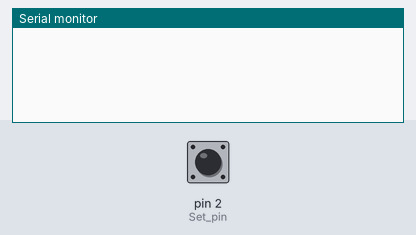
The sketch below on a simulated Arduino Uno, built with avr-gcc and run on an emulated ATmega328P. On the bench: the last lines printed to the serial monitor. The inputs (shaded band) are chosen by the test bench; at power-on: pin 2 (Set_pin) LOW.

Above: at 1.2 s.
1.3 s: pin 2 (Set_pin) pulled HIGH for 0.15 s
At 2.0 s:
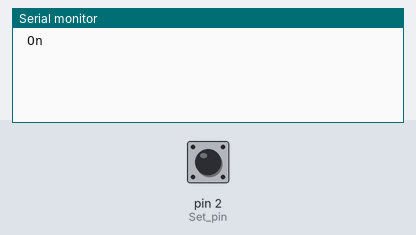
2.9 s: pin 2 (Set_pin) pulled HIGH for 1 s
At 4.4 s:
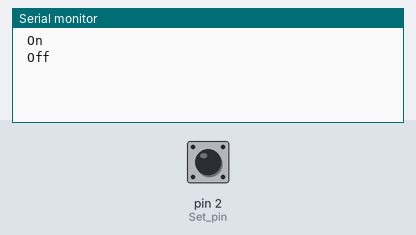

The sketch:

buttonPush.ino
```cpp
int onOffState = LOW; // Variable to hold current button state
int numberButtonPushes = 0;
int lastButtonState = LOW; // The previous reading from the input pin
int buttonState;

// Debounce variables
long lastDebounceTime = 0;
long debounceDelay = 50;


void setup () {
  Serial.begin(9600);
  pinMode(2, INPUT);          // Set pin #2 to accept input
}

void loop () {
  int reading = digitalRead(2);    // Set buttonValue to digital output of pin 2

  // If the switch changed, due to noise or pressing:
  if (reading != lastButtonState) {
    // reset the debouncing timer
    lastDebounceTime = millis();
  }

  if ((millis() - lastDebounceTime) > debounceDelay) {
    // whatever the reading is at, it's been there for longer
    // than the debounce delay, so take it as the actual current state:

    // if the button state has changed:
    if (reading != buttonState) {
      buttonState = reading;

      // only toggle the LED if the new button state is HIGH
      if (buttonState == HIGH) {
        numberButtonPushes++;

        // If numberButtonPushes divided by 2 has a remainder not equal to 0 and onOffState is equal to LOW.
        if(numberButtonPushes % 2 != 0 && onOffState == LOW) {
          Serial.println(" On");
          onOffState = HIGH;
        }

        // If the number of button pushes divided by two has a remainder equal to 1 and noOffState is equal to LOW.
        if (numberButtonPushes % 2 == 0 && onOffState == HIGH) {
          Serial.println(" Off");
          onOffState = LOW;
        }
      }
    }
  }

  // save the reading.  Next time through the loop,
  // it'll be the lastButtonState:
  lastButtonState = reading;
}
```

Measured:
- after the input at 1.3 s, the serial monitor: prints a new line after 0.05 s (image 1)
- after the input at 2.9 s, the serial monitor: prints a new line after 0.05 s (image 2)
